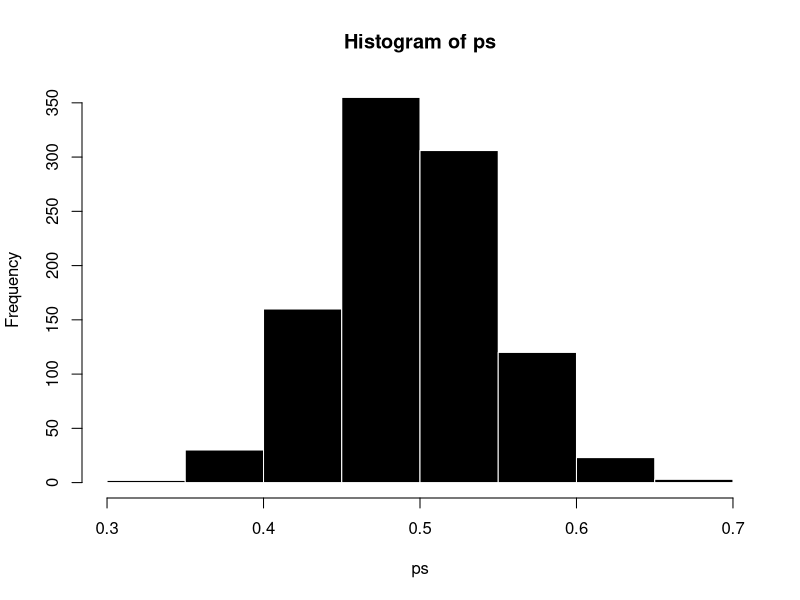

Source code (R):
## ---- chunk 1
dbinom(2,10,0.5)
factorial(10)/factorial(2)/factorial(8)*0.5^10
## ---- chunk 2
pbinom(4,10,0.4)
sum(dbinom(0:4,10,0.4))
p <- 0
for (i in 0:4){p <- p + dbinom(i,10,0.4)}
p
## ---- chunk 3
set.seed(123)
rbinom(20,1,0.5)
## ---- chunk 4
set.seed(0306)
ps <- vector()
for (i in 1:999){
    ps <- c(ps, table(rbinom(100,1,0.5))[2]/100)
}
hist(ps, border = 0, col = "black")
